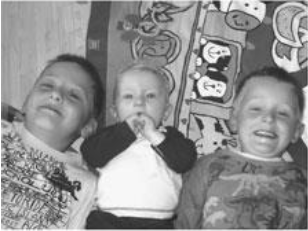
#> input picture Demo 2/MainImage.png, 308 x 231 px
$ jupyter execute CS4243-Demo-2-Template-Matching-Solution.ipynb
#> lines starting #> are read from the running program, lines starting #| are printed output that depends on the picture; after the words box and inside, x2 and y2 are one past the last pixel; in counts of white or black regions, pixels touching at a corner belong together
### Template Matching Demo
(https://https://docs.opencv.org/2.4/doc/tutorials/imgproc/histograms/template_matching/template_matching.html#which-are-the-matching-methods-available-in-opencv)

For reference to what different methods do to match the correct image refer to https://docs.opencv.org/2.4/doc/tutorials/imgproc/histograms/template_matching/template_matching.html#which-are-the-matching-methods-available-in-opencv

[cell 1]
import cv2
import matplotlib.pyplot as plt

[cell 2]
def show_method_result(method, row_number_to_show, p_img_file_name,
                       p_template_file_name, method_name):
    p_img = cv2.imread(p_img_file_name, 0)
    p_template = cv2.imread(p_template_file_name,0)
    w, h = p_template.shape[::-1]

    res = cv2.matchTemplate(p_img, p_template, method)
    print("Shape of correlation result ", res.shape)
    min_val, max_val, min_loc, max_loc = cv2.minMaxLoc(res)
    top_left = max_loc
    bottom_right = (top_left[0] + w, top_left[1] + h)
    cv2.rectangle(p_img, top_left, bottom_right, 255, 2)

    plt.subplot(7, 2, row_number_to_show * 2 - 1),plt.imshow(res, cmap = 'gray')
    plt.title('Matching Result ' + str(method_name)), plt.xticks([]), plt.yticks([])
    plt.subplot(7, 2, row_number_to_show * 2),plt.imshow(p_img,cmap = 'gray')
    plt.title('Detected Point ' + str(method_name)), plt.xticks([]), plt.yticks([])

plt.figure(figsize=(8, 20))
img = cv2.imread('MainImage.png',0)
#> img is the input picture: shape (231, 308); min 32, max 255, mean 143.8
template = cv2.imread('Template.png',0)
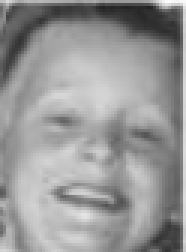
#> input picture Demo 2/Template.png, 62 x 84 px (shown 3 times larger)
#> template is the input picture: shape (84, 62); min 34, max 252, mean 151
print("Image Shape ", img.shape)
#| Image Shape  (231, 308)
print("Template shape", template.shape)
#| Template shape (84, 62)
plt.subplot(3, 2, 1), plt.imshow(img, cmap='gray'), plt.axis("off")
plt.subplot(3, 2, 2), plt.imshow(template, cmap='gray'), plt.axis("off")
w, h = template.shape[::-1]
#> w = 62; h = 84

show_method_result(cv2.TM_CCORR, 4, 'MainImage.png', 'Template.png', 'TM_CCORR')
#> in show_method_result, `res = cv2.matchTemplate(p_img, p_template, method)`:
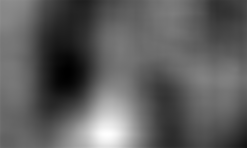
#> res: shape (148, 247) float32; min 79781808, max 167904720, mean 112352960; drawn with min black and max white
#| Shape of correlation result  (148, 247)
#> in show_method_result, `min_val, max_val, min_loc, max_loc = cv2.minMaxLoc(res)`: min_val = 79781808; max_val = 167904720; min_loc = (67, 71); max_loc = (107, 134)
#> in show_method_result, `bottom_right = (top_left[0] + w, top_left[1] + h)`: bottom_right = (169, 218)
#> in show_method_result, `cv2.rectangle(p_img, top_left, bottom_right, 255, 2)`:
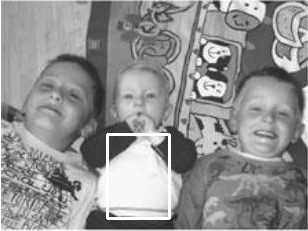
#> p_img: shape (231, 308); 1.23% of pixels changed, all inside (x1, y1, x2, y2) = (106, 133, 171, 220)
show_method_result(cv2.TM_CCORR_NORMED, 5, 'MainImage.png', 'Template.png', 'TM_CCORR_NORMED')
#> call 2 of show_method_result, with method = 3, row_number_to_show = 5, p_img_file_name = 'MainImage.png', p_template_file_name = 'Template.png', method_name = 'TM_CCORR_NORMED'
#> in show_method_result (call 2), `res = cv2.matchTemplate(p_img, p_template, method)`:
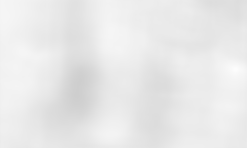
#> res: shape (148, 247) float32; min 0.81, max 0.992, mean 0.914
#| Shape of correlation result  (148, 247)
#> in show_method_result (call 2), `min_val, max_val, min_loc, max_loc = cv2.minMaxLoc(res)`: min_val = 0.81; max_val = 0.992; min_loc = (76, 95); max_loc = (235, 69)
#> in show_method_result (call 2), `bottom_right = (top_left[0] + w, top_left[1] + h)`: bottom_right = (297, 153)
#> in show_method_result (call 2), `cv2.rectangle(p_img, top_left, bottom_right, 255, 2)`:
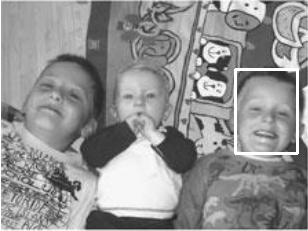
#> p_img: shape (231, 308); 1.23% of pixels changed, all inside (x1, y1, x2, y2) = (234, 68, 299, 155)
